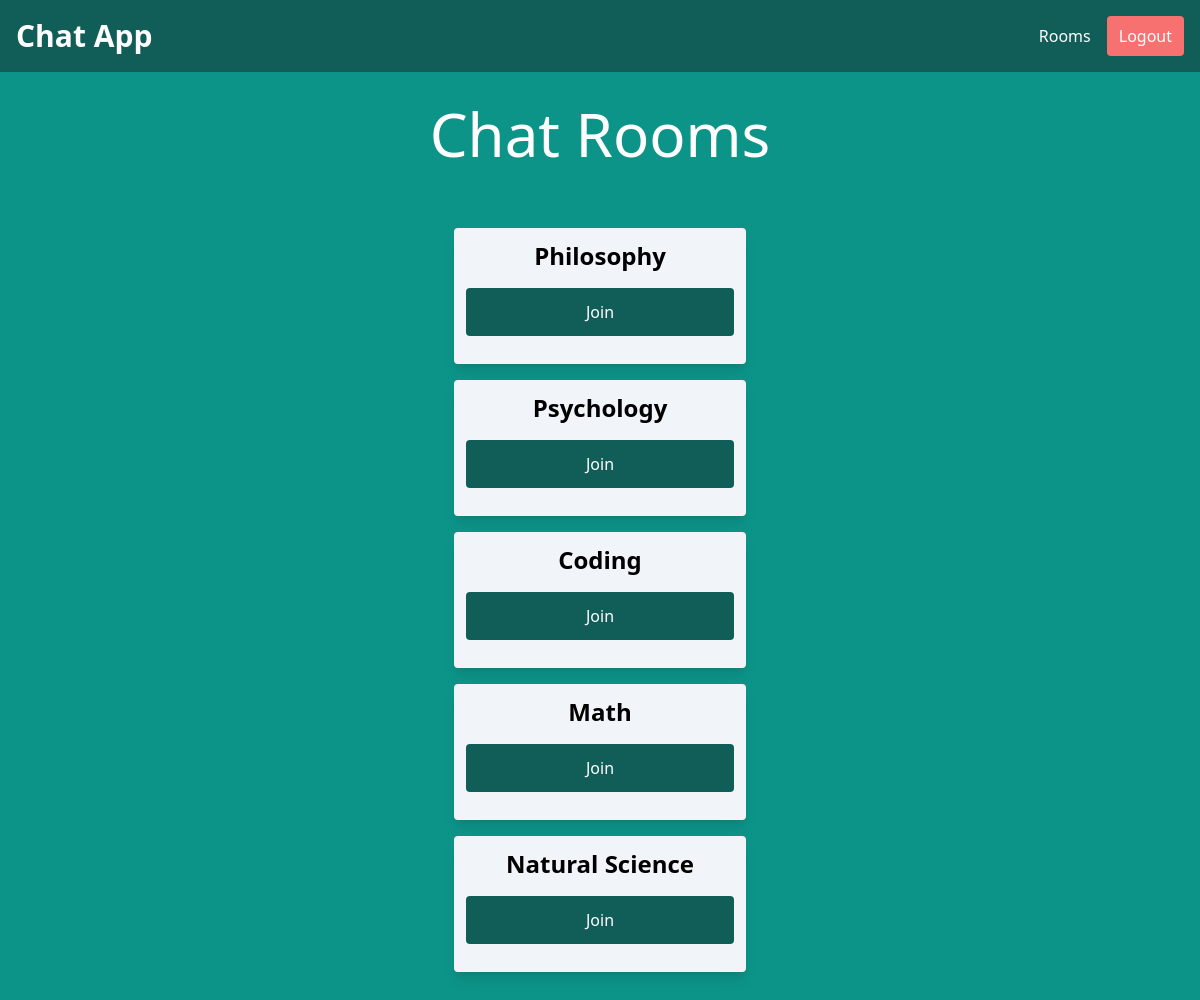
/chatrooms/rooms/ (signed in), run on the app's committed database.
### chatrooms/models.py (models this page shows, shortened)
class ChatRoom(models.Model):
    name = models.CharField(max_length=225)
    slug = models.SlugField(unique=True)

### chatrooms/views.py (the view)
# urls.py: path('rooms/', views.rooms, name='rooms'),
@login_required
def rooms(request):
    all_rooms = ChatRoom.objects.all()
    context = {
        'chat_rooms': all_rooms,
    }
    return render(request, 'chatrooms/rooms.html', context)

### chatrooms/templates/chatrooms/rooms.html (shortened to what this page needs)
{% extends 'base.html' %}
{% load static %}
{% block body %}
<div class="text-white">
  <div class="p-8 lg:p-18 text-center">
    <h1 class="text-3xl lg:text-6xl">Chat Rooms</h1>
  </div>
</div>
{% if chat_rooms %}
<div class="w-full px-4 py-8 flex flex-col items-center space-y-4">
  {% for room in chat_rooms %}
  <div class="w-full lg:w-1/4 p-3 bg-slate-100 rounded shadow-lg text-center">
    <h1 class="text-2xl font-semibold block">{{ room.name }}</h1>
    <a
      href="{% url 'chatroom' room.slug %}"
      class="bg-teal-800 px-5 py-3 block rounded my-4 text-white hover:text-gray-200 hover:underline"
      >Join</a
    >
  </div>
  {% endfor %}
</div>
{% endif %}
{% endblock %}

### data on the page
ChatRoom: name "Philosophy"
ChatRoom: name "Psychology"
ChatRoom: name "Coding"
ChatRoom: name "Math"
ChatRoom: name "Natural Science"
